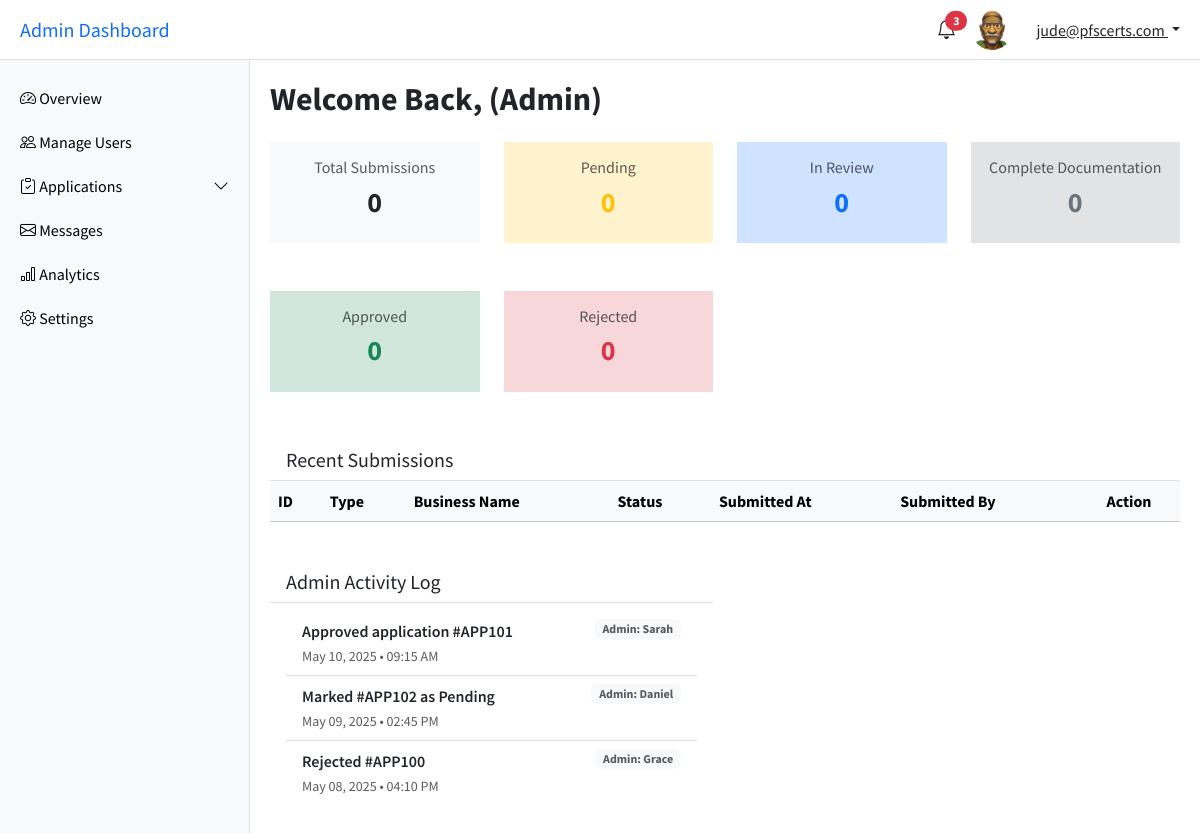
Page /dashboard/admin/ (signed in) on the committed database.
### account/models.py (models this page shows, shortened)
class CustomUser(AbstractUser):
    email = models.EmailField(unique=True)
    username = models.CharField(max_length=100)
    first_name = models.CharField(max_length=50)
    last_name = models.CharField(max_length=50, blank=True)
    business_name = models.CharField(max_length=250)
    phone_number = models.CharField(max_length=30)
    whatsapp_number = models.CharField(max_length=30)
    instagram_handle = models.CharField(max_length=30, blank=True)
    facebook_handle = models.CharField(max_length=30, blank=True)
    profile_photo = models.ImageField(upload_to='users/profile_photos/', null=True, blank=True)
    bio = models.TextField(blank=True)
    x_handle = models.CharField(max_length=30, blank=True)
    linkedin_handle = models.CharField(max_length=30, blank=True)
    USERNAME_FIELD = 'email'
    REQUIRED_FIELDS = ['username']

### main/views.py (the view)
# urls.py: path('dashboard/admin/', admin_dashboard, name='admin-dashboard'),
@user_passes_test(lambda u: u.is_staff or u.is_superuser)
def admin_dashboard(request):
    all_users = CustomUser.objects.all()
    all_users_count = all_users.count()
    all_fda_product_applications = FDAApplication.objects.all()
    all_business_cert_applications = BusinessCertificateApplication.objects.all()
    all_fda_product_applications_count = all_fda_product_applications.count()
    all_business_cert_applications_count = all_business_cert_applications.count()
    total_submissions = all_fda_product_applications_count + all_business_cert_applications_count
    pending_fda_product_applications = all_fda_product_applications.filter(application_status='pending')
    pending_busines_cert_applications = all_business_cert_applications.filter(application_status='pending')
    pending_fda_product_applications_count = pending_fda_product_applications.count()
    pending_busines_cert_applications_count = pending_busines_cert_applications.count()
    total_pending = pending_busines_cert_applications_count + pending_fda_product_applications_count
    in_review_fda_product_applications = all_fda_product_applications.filter(application_status='in_review')
    in_review_busines_cert_applications = all_business_cert_applications.filter(application_status='in_review')
    in_review_fda_product_applications_count = in_review_fda_product_applications.count()
    in_review_busines_cert_applications_count = in_review_busines_cert_applications.count()
    total_in_review = in_review_busines_cert_applications_count + in_review_fda_product_applications_count
    complete_documentation_fda_product_applications = all_fda_product_applications.filter(application_status='completed_documentation')
    complete_documentation_busines_cert_applications = all_business_cert_applications.filter(application_status='completed_documentation')
    complete_documentation_fda_product_applications_count = complete_documentation_fda_product_applications.count()
    complete_documentation_busines_cert_applications_count =     complete_documentation_busines_cert_applications.count()
    total_completed_documentation = complete_documentation_fda_product_applications_count + complete_documentation_busines_cert_applications_count
    approved_fda_product_applications = FDAApplication.objects.filter(application_status='approved')
    approved_busines_cert_applications = BusinessCertificateApplication.objects.filter(application_status='approved')
    approved_fda_product_applications_count = approved_fda_product_applications.count()
    approved_busines_cert_applications_count = approved_busines_cert_applications.count()
    total_approved = approved_fda_product_applications_count + approved_busines_cert_applications_count
    rejected_fda_product_applications = FDAApplication.objects.filter(application_status='rejected')
    rejected_busines_cert_applications = BusinessCertificateApplication.objects.filter(application_status='rejected')
    rejected_fda_product_applications_count = rejected_fda_product_applications.count()
    rejected_busines_cert_applications_count = rejected_busines_cert_applications.count()
    total_rejected = rejected_fda_product_applications_count + rejected_busines_cert_applications_count
    all_applications = sorted(
        chain(all_fda_product_applications, all_business_cert_applications),
        key=lambda application: application.submitted_at,
        reverse=True
    )[:10]
    context = {
        'all_users': all_users,
        'all_users_count': all_users_count,
        'all_fda_product_applications': all_fda_product_applications,
        'all_fda_product_applications_count': all_fda_product_applications_count,
        'all_business_cert_applications': all_business_cert_applications,
        'all_business_cert_applications_count': all_business_cert_applications_count,
        'total_submissions': total_submissions,
        'pending_fda_product_applications': pending_fda_product_applications,
        'pending_fda_product_applications_count': pending_fda_product_applications_count,
        'pending_business_cert_applications': pending_busines_cert_applications,
        'pending_business_cert_applications_count': pending_busines_cert_applications_count,
        'total_pending': total_pending,
        'in_review_fda_product_applications': in_review_fda_product_applications,
        'in_review_busines_cert_applications': in_review_busines_cert_applications,
        'in_review_fda_product_applications_count': in_review_fda_product_applications_count,
        'in_review_busines_cert_applications_count': in_review_busines_cert_applications_count,
        'total_in_review': total_in_review,
        'complete_documentation_fda_product_applications': complete_documentation_fda_product_applications,
        'complete_documentation_busines_cert_applications': complete_documentation_busines_cert_applications,
        'complete_documentation_fda_product_applications_count': complete_documentation_fda_product_applications_count,
        'complete_documentation_busines_cert_applications_count': complete_documentation_busines_cert_applications_count,
        'total_completed_documentation': total_completed_documentation,
        'approved_fda_product_applications': approved_fda_product_applications,
        'approved_busines_cert_applications': approved_busines_cert_applications,
        'approved_fda_product_applications_count': approved_fda_product_applications_count,
        'approved_busines_cert_applications_count': approved_busines_cert_applications_count,
        'total_approved': total_approved,
        'rejected_fda_product_applications': rejected_fda_product_applications,
        'rejected_busines_cert_applications': rejected_busines_cert_applications,
        'rejected_fda_product_applications_count': rejected_fda_product_applications_count,
        'rejected_busines_cert_applications_count': rejected_busines_cert_applications_count,
        'total_rejected': total_rejected,
        'all_applications': all_applications,
    }
    return render(request, 'main/admin-dashboard.html', context)

### main/templates/main/admin-dashboard.html (shortened to what this page needs)
{% extends "main/admin-base.html" %}
{% load custom_filters %}
{% block content %}
<main class="main-content">
  <h2 class="fw-bold mb-4">Welcome Back, {{ request.user.firstname }} (Admin)</h2>
  <div class="row g-4 mb-5">
    <div class="col-md-3">
      <div class="card shadow-sm border-0 text-center p-3 bg-light">
        <h6 class="text-muted">Total Submissions</h6>
        <h3 class="fw-bold text-dark">{{ total_submissions }}</h3>
      </div>
    </div>
    <div class="col-md-3">
      <div class="card shadow-sm border-0 text-center p-3 bg-warning-subtle">
        <h6 class="text-muted">Pending</h6>
        <h3 class="fw-bold text-warning">{{ total_pending }}</h3>
      </div>
    </div>
    <div class="col-md-3">
      <div class="card shadow-sm border-0 text-center p-3 bg-primary-subtle">
        <h6 class="text-muted">In Review</h6>
        <h3 class="fw-bold text-primary">{{ total_in_review }}</h3>
      </div>
    </div>
    <div class="col-md-3">
      <div class="card shadow-sm border-0 text-center p-3 bg-secondary-subtle">
        <h6 class="text-muted">Complete Documentation</h6>
        <h3 class="fw-bold text-secondary">{{ total_completed_documentation }}</h3>
      </div>
    </div>
  </div>
    <div class="row g-4 mb-5">
      <div class="col-md-3">
        <div class="card shadow-sm border-0 text-center p-3 bg-success-subtle">
          <h6 class="text-muted">Approved</h6>
          <h3 class="fw-bold text-success">{{ total_approved }}</h3>
        </div>
      </div>
      <div class="col-md-3">
        <div class="card shadow-sm border-0 text-center p-3 bg-danger-subtle">
          <h6 class="text-muted">Rejected</h6>
          <h3 class="fw-bold text-danger">{{ total_rejected }}</h3>
        </div>
      </div>
    </div>
  <div class="row g-4">
    <div class="col-lg-12">
      <div class="card shadow-sm border-0">
        <div class="card-header bg-white border-bottom">
          <h5 class="mb-0">Recent Submissions</h5>
        </div>
        <div class="card-body p-0">
          <div class="table-responsive">
            <table class="table mb-0 align-middle">
              <thead class="table-light">
                <tr>
                  <th>ID</th>
                  <th>Type</th>
                  <th>Business Name</th>
                  <th>Status</th>
                  <th>Submitted At</th>
                  <th>Submitted By</th>
                  <th class="text-center">Action</th>
                </tr>
              </thead>
            </table>
          </div>
        </div>
      </div>
    </div>
  </div>
  <div class="row g-4 mt-3">
    <div class="col-lg-6">
      <div class="card shadow-sm border-0">
        <div class="card-header bg-white border-bottom">
          <h5 class="mb-0">Admin Activity Log</h5>
        </div>
        <div class="card-body px-3 py-2">
          <ul class="list-group list-group-flush">
            <li class="list-group-item d-flex justify-content-between align-items-start">
              <div class="me-2">
                <div class="fw-semibold">Approved application #APP101</div>
                <small class="text-muted">May 10, 2025 • 09:15 AM</small>
              </div>
              <span class="badge bg-light text-muted">Admin: Sarah</span>
            </li>
            <li class="list-group-item d-flex justify-content-between align-items-start">
              <div class="me-2">
                <div class="fw-semibold">Marked #APP102 as Pending</div>
                <small class="text-muted">May 09, 2025 • 02:45 PM</small>
              </div>
              <span class="badge bg-light text-muted">Admin: Daniel</span>
            </li>
            <li class="list-group-item d-flex justify-content-between align-items-start">
              <div class="me-2">
                <div class="fw-semibold">Rejected #APP100</div>
                <small class="text-muted">May 08, 2025 • 04:10 PM</small>
              </div>
              <span class="badge bg-light text-muted">Admin: Grace</span>
            </li>
          </ul>
        </div>
      </div>
    </div>
  </div>
</main>
{% endblock content %}

### main/templates/main/admin-base.html (shortened to what this page needs)
<!DOCTYPE html>
{% load static %}
<html lang="en">
<head>
  <link href="https://cdn.jsdelivr.net/npm/bootstrap@5.3.3/dist/css/bootstrap.min.css" rel="stylesheet">
  <link href="https://cdn.jsdelivr.net/npm/bootstrap-icons@1.10.5/font/bootstrap-icons.css" rel="stylesheet">
</head>
<body>
<header class="topbar">
  <h5 class="m-0 d-none d-lg-block">
    <a href="{% url 'admin-dashboard' %}" class="text-decoration-none">Admin Dashboard</a>
  </h5>
  <div class="d-flex align-items-center gap-3 ms-auto">
    <div class="dropdown">
      <a href="#" class="text-dark position-relative" id="notifDropdown" data-bs-toggle="dropdown" aria-expanded="false">
        <i class="bi bi-bell fs-5"></i>
        <span class="position-absolute top-0 start-100 translate-middle badge rounded-pill bg-danger">3</span>
      </a>
    </div>
    <img src="{% if user.profile_photo %}{{ user.profile_photo.url }}{% else %}https://ui-avatars.com/api/?name={{ user.first_name }}+{{ user.last_name }}&background=0D8ABC&color=fff&size=40{% endif %}" alt="Profile" class="rounded-circle me-2" style="width: 40px; height: 40px; object-fit: cover;">
    <div class="dropdown">
      <a class="dropdown-toggle text-dark" href="#" id="userDropdown" data-bs-toggle="dropdown" aria-expanded="false">
        {{ request.user.email }}
      </a>
    </div>
  </div>
</header>
<nav class="sidebar overflow-auto" id="sidebar">
  <a href="{% url "admin-dashboard" %}"><i class="bi bi-speedometer2"></i> Overview</a>
  <a href="{% url "manage-users" %}"><i class="bi bi-people"></i> Manage Users</a>
  <a data-bs-toggle="collapse" href="#servicesMenu" role="button" aria-expanded="false" aria-controls="servicesMenu">
    <i class="bi bi-clipboard-check"></i> Applications
    <i class="bi bi-chevron-down float-end"></i>
  </a>
  <a href="#"><i class="bi bi-envelope"></i> Messages</a>
  <a href="#"><i class="bi bi-bar-chart"></i> Analytics</a>
  <a href="#"><i class="bi bi-gear"></i> Settings</a>
</nav>
{% block content %}{% endblock content %}
</body>
</html>

### main/templates/main/admin-base.html (style rules this page uses)
body { font-family: 'Source Sans Pro', sans-serif; }
.sidebar { position: fixed; top: 60px; left: 0; height: 100vh; width: 250px; background: #f8f9fa; border-right: 1px solid #dee2e6; padding-top: 1rem; transition: transform 0.3s ease; }
.sidebar a { padding: 10px 20px; display: block; color: #000; text-decoration: none; }
.main-content { margin-left: 250px; padding: 80px 20px 20px; transition: margin-left 0.3s; }
.topbar { position: fixed; top: 0; left: 0; right: 0; height: 60px; background-color: #fff; border-bottom: 1px solid #dee2e6; display: flex; align-items: center; justify-content: space-between; padding: 0 20px; z-index: 1030; }
.btn, .card { border-radius: 0 !important; box-shadow: none !important; transition: background-color 0.3s, color 0.3s; }

### rows in the picture
CustomUser: profile_photo (picture), user.email "jude@pfscerts.com"

### other values in the picture
{{ total_submissions }} "0"
{{ total_pending }} "0"
{{ total_in_review }} "0"
{{ total_completed_documentation }} "0"
{{ total_approved }} "0"
{{ total_rejected }} "0"
